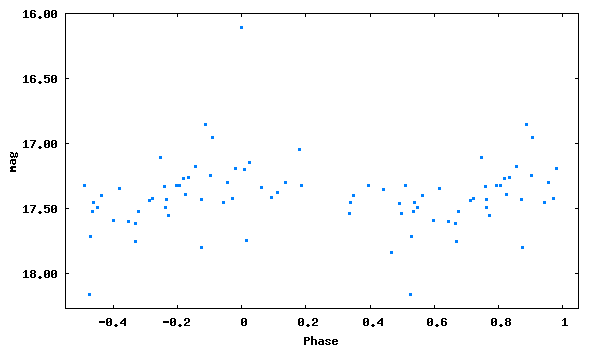

gnuplot code for this plot:
set term png size 600,350 medium
set colors classic
set output 'phase_lc_17.png'
set xlabel 'Phase'
set ylabel 'mag'
#set title 'JDmax = 2446265.50700 + 0.1761184 x E'
set format y '%5.2f'
plot [-0.55:1.05][18.27:16.00] "phase_lc_17.dat" linecolor 3 pointtype 5 pointsize 0.3 title ""
